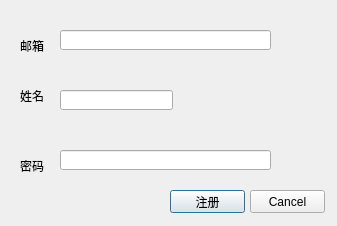
<?xml version="1.0" encoding="UTF-8"?>
<ui version="4.0">
 <class>CDlgRegister</class>
 <widget class="QDialog" name="CDlgRegister">
  <property name="geometry">
   <rect>
    <x>0</x>
    <y>0</y>
    <width>337</width>
    <height>226</height>
   </rect>
  </property>
  <property name="windowTitle">
   <string>CDlgRegister</string>
  </property>
  <widget class="QLabel" name="labelName">
   <property name="geometry">
    <rect>
     <x>20</x>
     <y>90</y>
     <width>54</width>
     <height>12</height>
    </rect>
   </property>
   <property name="text">
    <string>姓名</string>
   </property>
  </widget>
  <widget class="QPushButton" name="buttonRegister">
   <property name="geometry">
    <rect>
     <x>170</x>
     <y>190</y>
     <width>75</width>
     <height>23</height>
    </rect>
   </property>
   <property name="text">
    <string>注册</string>
   </property>
  </widget>
  <widget class="QLabel" name="label">
   <property name="geometry">
    <rect>
     <x>20</x>
     <y>40</y>
     <width>54</width>
     <height>12</height>
    </rect>
   </property>
   <property name="text">
    <string>邮箱</string>
   </property>
  </widget>
  <widget class="QLabel" name="label_2">
   <property name="geometry">
    <rect>
     <x>20</x>
     <y>160</y>
     <width>54</width>
     <height>12</height>
    </rect>
   </property>
   <property name="text">
    <string>密码</string>
   </property>
  </widget>
  <widget class="QPushButton" name="cancelButton">
   <property name="geometry">
    <rect>
     <x>250</x>
     <y>190</y>
     <width>75</width>
     <height>23</height>
    </rect>
   </property>
   <property name="text">
    <string>Cancel</string>
   </property>
  </widget>
  <widget class="QLineEdit" name="lineEditPassword">
   <property name="geometry">
    <rect>
     <x>60</x>
     <y>150</y>
     <width>211</width>
     <height>20</height>
    </rect>
   </property>
  </widget>
  <widget class="QLineEdit" name="lineEditName">
   <property name="geometry">
    <rect>
     <x>60</x>
     <y>90</y>
     <width>113</width>
     <height>20</height>
    </rect>
   </property>
  </widget>
  <widget class="QLineEdit" name="lineEditEmail">
   <property name="geometry">
    <rect>
     <x>60</x>
     <y>30</y>
     <width>211</width>
     <height>20</height>
    </rect>
   </property>
  </widget>
 </widget>
 <layoutdefault spacing="6" margin="11"/>
 <resources/>
 <connections>
  <connection>
   <sender>cancelButton</sender>
   <signal>clicked()</signal>
   <receiver>CDlgRegister</receiver>
   <slot>reject()</slot>
   <hints>
    <hint type="sourcelabel">
     <x>287</x>
     <y>201</y>
    </hint>
    <hint type="destinationlabel">
     <x>168</x>
     <y>112</y>
    </hint>
   </hints>
  </connection>
 </connections>
</ui>
